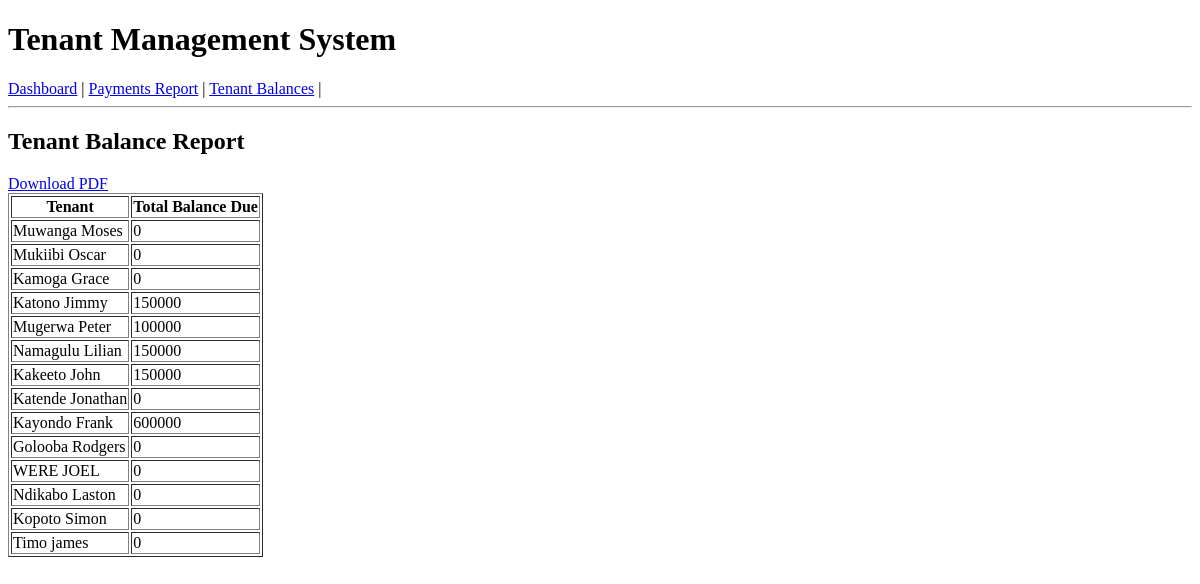
Before: /api/reports/tenant-balances/ with the older database file.
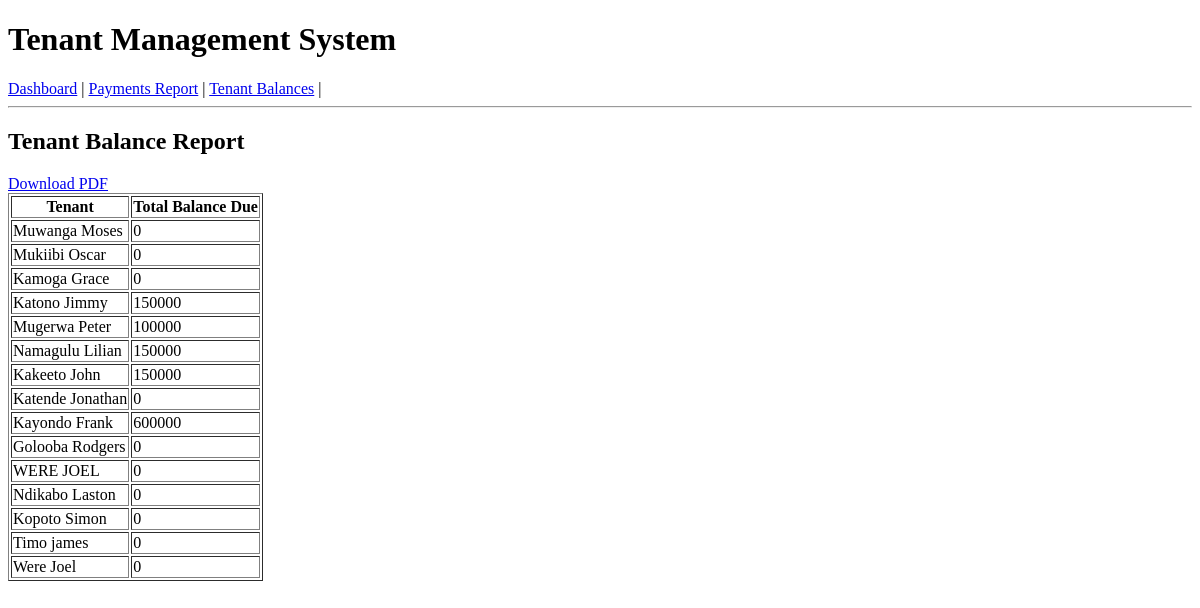
After: the same page with the newer database file.
### tenants/models.py (models this page shows, shortened)
class Tenant(models.Model):
    STATUS_CHOICES = [
        ('active', 'Active'),
        ('inactive', 'Inactive'),
        ('evicted', 'Evicted'),
        ('moved_out', 'Moved Out'),
    ]
    user = models.ForeignKey(
        'auth.User',
        on_delete=models.CASCADE,
        related_name='tenant_profile',
        help_text="Django user associated with this tenant",
        null=True,
        blank=True
    )
    name = models.CharField(max_length=255, help_text="Full name of the tenant")
    phone = models.CharField(
        max_length=15,
        validators=[RegexValidator(
            regex=r'^\+256\d{9}$',
            message="Phone number must be entered in the format: '+256705672545'. Up to 15 digits allowed."
        )],
        help_text="Contact phone number"
    )
    email = models.EmailField(help_text="Email address for communication")
    national_id = models.CharField(
        max_length=20,
        help_text="National identification number"
    )
    house = models.ForeignKey(
        House,
        on_delete=models.SET_NULL,
        null=True,
        blank=True,
        related_name='tenants',
        help_text="Currently rented house"
    )
    status = models.CharField(
        max_length=50,
        choices=STATUS_CHOICES,
        default='active',
        help_text="Current status of the tenant"
    )
    lease_start_date = models.DateField(null=True, blank=True, help_text="Start date of the lease")
    lease_end_date = models.DateField(null=True, blank=True, help_text="End date of the lease")
    emergency_contact_name = models.CharField(
        max_length=255,
        null=True,
        blank=True,
        help_text="Emergency contact person"
    )
    emergency_contact_phone = models.CharField(
        max_length=15,
        null=True,
        blank=True,
        help_text="Emergency contact phone number"
    )
    occupation = models.CharField(max_length=100, null=True, blank=True, help_text="Tenant's occupation")
    employer = models.CharField(max_length=255, null=True, blank=True, help_text="Tenant's employer")
    monthly_income = models.PositiveIntegerField(null=True, blank=True, help_text="Monthly income in UGX")
    created_at = models.DateTimeField(auto_now_add=True)
    updated_at = models.DateTimeField(auto_now=True)
    class Meta:
        ordering = ['name']
        verbose_name = "Tenant"
        verbose_name_plural = "Tenants"

### tenants/views.py (the view)
# urls.py: path('reports/tenant-balances/', tenant_balance_report, name='tenant_balance_report'),
def tenant_balance_report(request):
    tenants = Tenant.objects.all().annotate(total_balance=Sum('payments__balance_due'))
    context = {
        'tenants': tenants
    }
    return render(request, 'reports/tenant_balance_report.html', context)

### tenants/templates/reports/tenant_balance_report.html
{% extends "base.html" %}
{% block content %}
<h2>Tenant Balance Report</h2>
<a href="{% url 'tenant_balance_pdf' %}" class="btn btn-primary">Download PDF</a>
<table border="1">
    <tr>
        <th>Tenant</th>
        <th>Total Balance Due</th>
    </tr>
    {% for tenant in tenants %}
    <tr>
        <td>{{ tenant.name }}</td>
        <td>{{ tenant.total_balance|default:"0" }}</td>
    </tr>
    {% empty %}
    <tr>
        <td colspan="2">No outstanding balances.</td>
    </tr>
    {% endfor %}
</table>
{% endblock %}

### tenants/templates/base.html (shortened to what this page needs)
<!DOCTYPE html>
<html>
<head>
</head>
<body>
    <h1>Tenant Management System</h1>
    <nav>
        <a href="{% url 'dashboard' %}">Dashboard</a> |
        <a href="{% url 'payment_report' %}">Payments Report</a> |
        <a href="{% url 'tenant_balance_report' %}">Tenant Balances</a> |
    </nav>
    <hr>
    {% block content %}{% endblock %}
</body>
</html>

Changed rows visible on the page:
added Tenant: name "Were Joel", total_balance "0"
